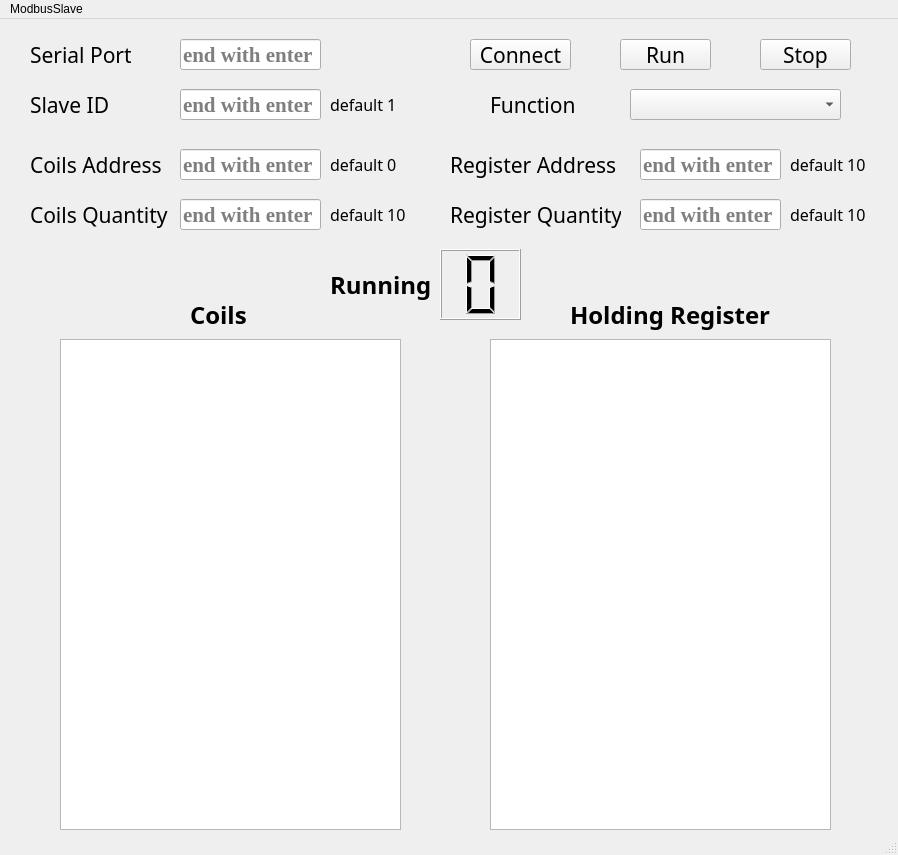
<?xml version="1.0" encoding="UTF-8"?>
<ui version="4.0">
 <class>ModbusSlave</class>
 <widget class="QMainWindow" name="ModbusSlave">
  <property name="geometry">
   <rect>
    <x>0</x>
    <y>0</y>
    <width>898</width>
    <height>855</height>
   </rect>
  </property>
  <property name="windowTitle">
   <string>MainWindow</string>
  </property>
  <widget class="QWidget" name="centralwidget">
   <widget class="QLabel" name="SerialPort">
    <property name="geometry">
     <rect>
      <x>30</x>
      <y>20</y>
      <width>101</width>
      <height>31</height>
     </rect>
    </property>
    <property name="font">
     <font>
      <family>3ds</family>
      <pointsize>16</pointsize>
     </font>
    </property>
    <property name="text">
     <string>Serial Port</string>
    </property>
   </widget>
   <widget class="QLabel" name="CoilsQuantuty">
    <property name="geometry">
     <rect>
      <x>30</x>
      <y>180</y>
      <width>141</width>
      <height>31</height>
     </rect>
    </property>
    <property name="font">
     <font>
      <family>3ds</family>
      <pointsize>16</pointsize>
     </font>
    </property>
    <property name="text">
     <string>Coils Quantity</string>
    </property>
   </widget>
   <widget class="QPushButton" name="run_button">
    <property name="geometry">
     <rect>
      <x>620</x>
      <y>20</y>
      <width>91</width>
      <height>31</height>
     </rect>
    </property>
    <property name="font">
     <font>
      <family>3ds</family>
      <pointsize>16</pointsize>
     </font>
    </property>
    <property name="text">
     <string>Run</string>
    </property>
   </widget>
   <widget class="QLineEdit" name="coils_address_input">
    <property name="geometry">
     <rect>
      <x>180</x>
      <y>130</y>
      <width>141</width>
      <height>31</height>
     </rect>
    </property>
    <property name="font">
     <font>
      <family>Times New Roman</family>
      <pointsize>16</pointsize>
      <weight>75</weight>
      <italic>false</italic>
      <bold>true</bold>
     </font>
    </property>
    <property name="text">
     <string/>
    </property>
    <property name="placeholderText">
     <string>end with enter</string>
    </property>
   </widget>
   <widget class="QLabel" name="Function">
    <property name="geometry">
     <rect>
      <x>490</x>
      <y>70</y>
      <width>91</width>
      <height>31</height>
     </rect>
    </property>
    <property name="font">
     <font>
      <family>3ds</family>
      <pointsize>16</pointsize>
     </font>
    </property>
    <property name="text">
     <string>Function </string>
    </property>
   </widget>
   <widget class="QLineEdit" name="coils_quantity_input">
    <property name="geometry">
     <rect>
      <x>180</x>
      <y>180</y>
      <width>141</width>
      <height>31</height>
     </rect>
    </property>
    <property name="font">
     <font>
      <family>Times New Roman</family>
      <pointsize>16</pointsize>
      <weight>75</weight>
      <italic>false</italic>
      <bold>true</bold>
     </font>
    </property>
    <property name="text">
     <string/>
    </property>
    <property name="placeholderText">
     <string>end with enter</string>
    </property>
   </widget>
   <widget class="QLineEdit" name="slave_id_input">
    <property name="geometry">
     <rect>
      <x>180</x>
      <y>70</y>
      <width>141</width>
      <height>31</height>
     </rect>
    </property>
    <property name="font">
     <font>
      <family>Times New Roman</family>
      <pointsize>16</pointsize>
      <weight>75</weight>
      <italic>false</italic>
      <bold>true</bold>
     </font>
    </property>
    <property name="text">
     <string/>
    </property>
    <property name="placeholderText">
     <string>end with enter</string>
    </property>
   </widget>
   <widget class="QComboBox" name="function_code">
    <property name="geometry">
     <rect>
      <x>630</x>
      <y>70</y>
      <width>211</width>
      <height>31</height>
     </rect>
    </property>
    <property name="font">
     <font>
      <family>Times New Roman</family>
      <pointsize>16</pointsize>
     </font>
    </property>
   </widget>
   <widget class="QPushButton" name="connect_button">
    <property name="geometry">
     <rect>
      <x>470</x>
      <y>20</y>
      <width>101</width>
      <height>31</height>
     </rect>
    </property>
    <property name="font">
     <font>
      <family>3ds</family>
      <pointsize>16</pointsize>
     </font>
    </property>
    <property name="text">
     <string>Connect</string>
    </property>
   </widget>
   <widget class="QLineEdit" name="serial_port_input">
    <property name="geometry">
     <rect>
      <x>180</x>
      <y>20</y>
      <width>141</width>
      <height>31</height>
     </rect>
    </property>
    <property name="font">
     <font>
      <family>Times New Roman</family>
      <pointsize>16</pointsize>
      <weight>75</weight>
      <italic>false</italic>
      <bold>true</bold>
     </font>
    </property>
    <property name="text">
     <string/>
    </property>
    <property name="placeholderText">
     <string>end with enter</string>
    </property>
   </widget>
   <widget class="QLabel" name="CoilsAddress">
    <property name="geometry">
     <rect>
      <x>30</x>
      <y>130</y>
      <width>131</width>
      <height>31</height>
     </rect>
    </property>
    <property name="font">
     <font>
      <family>3ds</family>
      <pointsize>16</pointsize>
     </font>
    </property>
    <property name="text">
     <string>Coils Address</string>
    </property>
   </widget>
   <widget class="QLabel" name="SlaveID">
    <property name="geometry">
     <rect>
      <x>30</x>
      <y>70</y>
      <width>91</width>
      <height>31</height>
     </rect>
    </property>
    <property name="font">
     <font>
      <family>3ds</family>
      <pointsize>16</pointsize>
     </font>
    </property>
    <property name="text">
     <string>Slave ID</string>
    </property>
   </widget>
   <widget class="QTableWidget" name="CoilsBlock">
    <property name="geometry">
     <rect>
      <x>60</x>
      <y>320</y>
      <width>341</width>
      <height>491</height>
     </rect>
    </property>
   </widget>
   <widget class="QTableWidget" name="HoldingRegister">
    <property name="geometry">
     <rect>
      <x>490</x>
      <y>320</y>
      <width>341</width>
      <height>491</height>
     </rect>
    </property>
   </widget>
   <widget class="QLabel" name="RgisterAddress">
    <property name="geometry">
     <rect>
      <x>450</x>
      <y>130</y>
      <width>171</width>
      <height>31</height>
     </rect>
    </property>
    <property name="font">
     <font>
      <family>3ds</family>
      <pointsize>16</pointsize>
     </font>
    </property>
    <property name="text">
     <string>Register Address</string>
    </property>
   </widget>
   <widget class="QLineEdit" name="register_address_input">
    <property name="geometry">
     <rect>
      <x>640</x>
      <y>130</y>
      <width>141</width>
      <height>31</height>
     </rect>
    </property>
    <property name="font">
     <font>
      <family>Times New Roman</family>
      <pointsize>16</pointsize>
      <weight>75</weight>
      <italic>false</italic>
      <bold>true</bold>
     </font>
    </property>
    <property name="text">
     <string/>
    </property>
    <property name="placeholderText">
     <string>end with enter</string>
    </property>
   </widget>
   <widget class="QLineEdit" name="register_quantity_input">
    <property name="geometry">
     <rect>
      <x>640</x>
      <y>180</y>
      <width>141</width>
      <height>31</height>
     </rect>
    </property>
    <property name="font">
     <font>
      <family>Times New Roman</family>
      <pointsize>16</pointsize>
      <weight>75</weight>
      <italic>false</italic>
      <bold>true</bold>
     </font>
    </property>
    <property name="text">
     <string/>
    </property>
    <property name="placeholderText">
     <string>end with enter</string>
    </property>
   </widget>
   <widget class="QLabel" name="RegisterQuantuty">
    <property name="geometry">
     <rect>
      <x>450</x>
      <y>180</y>
      <width>171</width>
      <height>31</height>
     </rect>
    </property>
    <property name="font">
     <font>
      <family>3ds</family>
      <pointsize>16</pointsize>
     </font>
    </property>
    <property name="text">
     <string>Register Quantity</string>
    </property>
   </widget>
   <widget class="QPushButton" name="stop_button">
    <property name="geometry">
     <rect>
      <x>760</x>
      <y>20</y>
      <width>91</width>
      <height>31</height>
     </rect>
    </property>
    <property name="font">
     <font>
      <family>3ds</family>
      <pointsize>16</pointsize>
     </font>
    </property>
    <property name="text">
     <string>Stop</string>
    </property>
   </widget>
   <widget class="QLabel" name="Register">
    <property name="geometry">
     <rect>
      <x>570</x>
      <y>280</y>
      <width>211</width>
      <height>31</height>
     </rect>
    </property>
    <property name="font">
     <font>
      <family>微软雅黑</family>
      <pointsize>18</pointsize>
      <weight>75</weight>
      <bold>true</bold>
     </font>
    </property>
    <property name="text">
     <string>Holding Register</string>
    </property>
   </widget>
   <widget class="QLabel" name="Coils">
    <property name="geometry">
     <rect>
      <x>190</x>
      <y>280</y>
      <width>61</width>
      <height>31</height>
     </rect>
    </property>
    <property name="font">
     <font>
      <family>微软雅黑</family>
      <pointsize>18</pointsize>
      <weight>75</weight>
      <bold>true</bold>
     </font>
    </property>
    <property name="text">
     <string>Coils</string>
    </property>
   </widget>
   <widget class="QLabel" name="Running">
    <property name="geometry">
     <rect>
      <x>330</x>
      <y>250</y>
      <width>101</width>
      <height>31</height>
     </rect>
    </property>
    <property name="font">
     <font>
      <family>微软雅黑</family>
      <pointsize>18</pointsize>
      <weight>75</weight>
      <bold>true</bold>
     </font>
    </property>
    <property name="frameShadow">
     <enum>QFrame::Plain</enum>
    </property>
    <property name="text">
     <string>Running</string>
    </property>
   </widget>
   <widget class="QLCDNumber" name="isRunning">
    <property name="geometry">
     <rect>
      <x>440</x>
      <y>230</y>
      <width>81</width>
      <height>71</height>
     </rect>
    </property>
    <property name="digitCount">
     <number>1</number>
    </property>
   </widget>
   <widget class="QLabel" name="SlaveID_2">
    <property name="geometry">
     <rect>
      <x>330</x>
      <y>70</y>
      <width>91</width>
      <height>31</height>
     </rect>
    </property>
    <property name="font">
     <font>
      <family>3ds</family>
      <pointsize>12</pointsize>
     </font>
    </property>
    <property name="text">
     <string>default 1</string>
    </property>
   </widget>
   <widget class="QLabel" name="CoilsAddress_2">
    <property name="geometry">
     <rect>
      <x>330</x>
      <y>130</y>
      <width>131</width>
      <height>31</height>
     </rect>
    </property>
    <property name="font">
     <font>
      <family>3ds</family>
      <pointsize>12</pointsize>
     </font>
    </property>
    <property name="text">
     <string>default 0</string>
    </property>
   </widget>
   <widget class="QLabel" name="CoilsQuantuty_2">
    <property name="geometry">
     <rect>
      <x>330</x>
      <y>180</y>
      <width>141</width>
      <height>31</height>
     </rect>
    </property>
    <property name="font">
     <font>
      <family>3ds</family>
      <pointsize>12</pointsize>
     </font>
    </property>
    <property name="text">
     <string>default 10</string>
    </property>
   </widget>
   <widget class="QLabel" name="RgisterAddress_2">
    <property name="geometry">
     <rect>
      <x>790</x>
      <y>130</y>
      <width>171</width>
      <height>31</height>
     </rect>
    </property>
    <property name="font">
     <font>
      <family>3ds</family>
      <pointsize>12</pointsize>
     </font>
    </property>
    <property name="text">
     <string>default 10</string>
    </property>
   </widget>
   <widget class="QLabel" name="RegisterQuantuty_2">
    <property name="geometry">
     <rect>
      <x>790</x>
      <y>180</y>
      <width>171</width>
      <height>31</height>
     </rect>
    </property>
    <property name="font">
     <font>
      <family>3ds</family>
      <pointsize>12</pointsize>
     </font>
    </property>
    <property name="text">
     <string>default 10</string>
    </property>
   </widget>
  </widget>
  <widget class="QMenuBar" name="menubar">
   <property name="geometry">
    <rect>
     <x>0</x>
     <y>0</y>
     <width>898</width>
     <height>22</height>
    </rect>
   </property>
   <widget class="QMenu" name="menuModbusSlave">
    <property name="title">
     <string>ModbusSlave</string>
    </property>
   </widget>
   <addaction name="menuModbusSlave"/>
  </widget>
  <widget class="QStatusBar" name="statusbar"/>
 </widget>
 <resources/>
 <connections/>
</ui>
